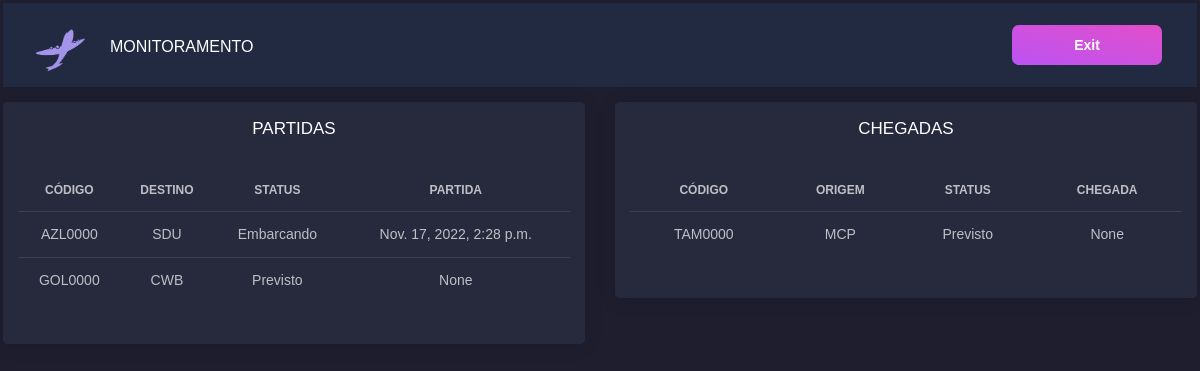
/home, run on an earlier commit of the app's database.
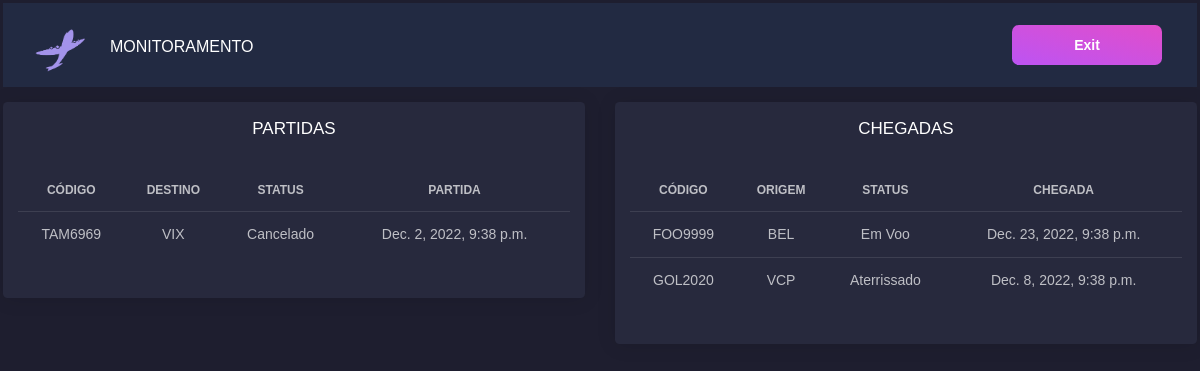
And on a later commit of the database.
### flight_management/models.py (models this page shows, shortened)
class Flight(models.Model):
    id = models.BigAutoField(primary_key=True)
    fk_flightstatus = models.ForeignKey(FlightStatus, on_delete=models.SET_NULL, blank=True, null=True)
    tx_code = models.CharField(max_length=8)
    dt_est_departure = models.DateTimeField(blank=True, null=True)
    dt_est_arrival = models.DateTimeField(blank=True, null=True)
    nm_origin = models.CharField(max_length=3, choices=AirportCodes.choices)
    nm_destination = models.CharField(max_length=3, choices=AirportCodes.choices)
    class Meta:
        db_table = 'flight'

class FlightStatus(models.Model):
    id = models.BigAutoField(primary_key=True)
    dt_departure = models.DateTimeField(blank=True, null=True)
    dt_arrival = models.DateTimeField(blank=True, null=True)
    nm_status = models.CharField(max_length=13, choices=Status.choices, default=Status.PREVISTO)
    dt_creation = models.DateTimeField(auto_now=True)
    dt_updated = models.DateTimeField(auto_now=True)
    dt_done = models.DateTimeField(blank=True, null=True)
    class Meta:
        db_table = 'flight_status'

### flight_monitoring/views.py (the view)
# urls.py: path('home', flightmonitoringviews.flightmonitoringview),
def flightmonitoringview(request):
    all_flights = Flight.objects.all()
    context = {
        'all_flights' : all_flights,
        'selectedRole' : str(views.role)
    }
    return render(request, "home.html", context)

### flight_monitoring/template/home.html (shortened to what this page needs)
{% load static %}
<!DOCTYPE html>
<html lang="en">
<head>
    <link rel="stylesheet" href="{% static 'css/black-dashboard.min.css' %}">
</head>
<body onload="myFunction()">
    <nav class="navbar navbar-expand-lg navbar-dark bg-dark">
            <a class="navbar-brand mr-0 mr-md-2" href="../home" aria-label="Caqui">
              <img src="{% static 'img/caqui.png' %}" width="50 px">
            </a>
            <a class="navbar-brand" href="../home">MONITORAMENTO</a>
          <div class="collapse navbar-collapse" id="navbarSupportedContent">
          <a href="/" class="btn btn-primary d-none d-lg-inline-block mb-3 mb-md-0 ml-md-3">Exit</a>
    </nav>
    <div class="row">
      <div class="col-lg-6">
        <div class="card ">
          <div class="card-header">
            <h4 class="card-title text-center"> PARTIDAS</h4>
          </div>
          <div class="card-body">
            <div class="table-responsive">
              <table class="table tablesorter " id="">
                <thead class=" text-primary">
                  <tr class="text-center">
                    <th>Código</th>
                    <th>Destino</th>
                    <th>Status</th>
                    <th class="text-center">Partida</th>
                  </tr>
                </thead>
                <tbody>
                  {% for flight in all_flights %}
                    {% if flight.nm_origin == "GRU" %}
                    <tr class="text-center">
                        <td>{{flight.tx_code}}</td>
                        <td>{{flight.nm_destination}}</td>
                        <td>{{flight.fk_flightstatus.nm_status}}</td>
                        <td>{{flight.fk_flightstatus.dt_departure}}</td>
                    </tr>
                    {% endif %}
                  {% endfor %}
                </tbody>
              </table>
            </div>
          </div>
        </div>
      </div>
      <div class="col-lg-6">
        <div class="card ">
          <div class="card-header">
            <h4 class="card-title text-center"> CHEGADAS</h4>
          </div>
          <div class="card-body">
            <div class="table-responsive">
              <table class="table tablesorter " id="">
                <thead class=" text-primary">
                  <tr class="text-center">
                    <th>Código</th>
                    <th>Origem</th>
                    <th>Status</th>
                    <th class="text-center">Chegada</th>
                  </tr>
                </thead>
                <tbody>
                  {% for flight in all_flights %}
                    {% if flight.nm_destination == "GRU" %}
                      <tr class="text-center">
                          <td>{{flight.tx_code}}</td>
                          <td>{{flight.nm_origin}}</td>
                          <td>{{flight.fk_flightstatus.nm_status}}</td>
                          <td>{{flight.fk_flightstatus.dt_arrival}}</td>
                      </tr>
                    {% endif %}
                  {% endfor %}
                </tbody>
              </table>
            </div>
          </div>
        </div>
      </div>
    </div>
    </body>
    </html>

What changed in the data, as far as the page shows it:
removed Flight: tx_code "AZL0000", nm_destination "SDU", fk_flightstatus.nm_status "Embarcando", fk_flightstatus.dt_departure "Nov. 17, 2022, 2:28 p.m.", shown under "PARTIDAS"
removed Flight: tx_code "GOL0000", nm_destination "CWB", fk_flightstatus.nm_status "Previsto", fk_flightstatus.dt_departure "None", shown under "PARTIDAS"
removed Flight: tx_code "TAM0000", nm_origin "MCP", fk_flightstatus.nm_status "Previsto", fk_flightstatus.dt_arrival "None", shown under "CHEGADAS"
added Flight: tx_code "TAM6969", nm_destination "VIX", fk_flightstatus.nm_status "Cancelado", fk_flightstatus.dt_departure "Dec. 2, 2022, 9:38 p.m.", shown under "PARTIDAS"
added Flight: tx_code "FOO9999", nm_origin "BEL", fk_flightstatus.nm_status "Em Voo", fk_flightstatus.dt_arrival "Dec. 23, 2022, 9:38 p.m.", shown under "CHEGADAS"
added Flight: tx_code "GOL2020", nm_origin "VCP", fk_flightstatus.nm_status "Aterrissado", fk_flightstatus.dt_arrival "Dec. 8, 2022, 9:38 p.m.", shown under "CHEGADAS"
